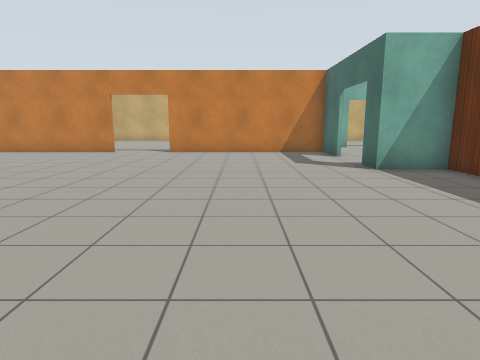
view 1 (above)

16 first-person views from a walk through a world built for the Gazebo simulator. The camera is 1.2 m above the floor, tilts 10° down and sees 75° across. The floor is counted in squares, 1 m on a side. Each view is taken from the middle of a square. On the plan, view 1 faces up. The plan holds only what a view shows up to about 13 squares ahead; the rest is blank. Simple patterns stand in for the simulator's built-in surfaces.

view 2
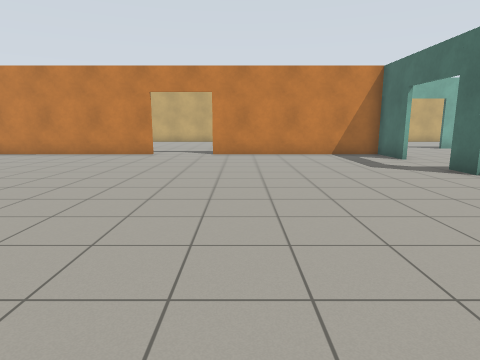

view 3
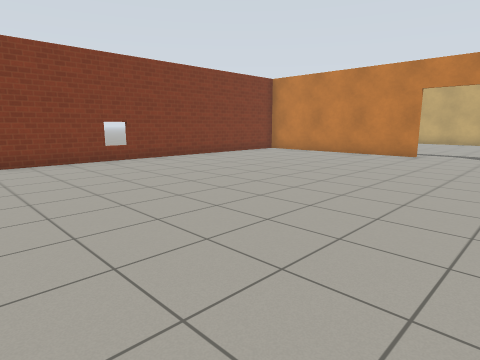

view 4
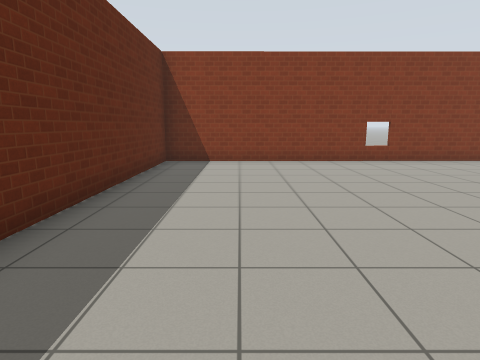

view 5
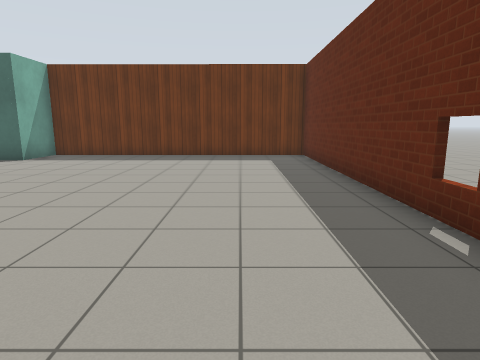

view 6
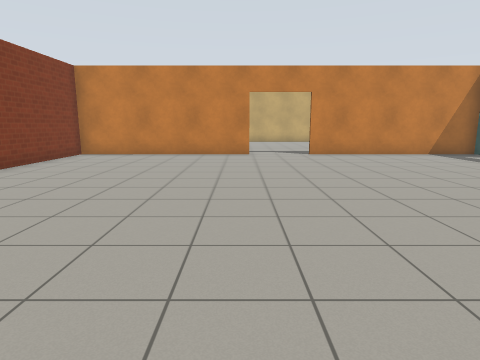

view 7
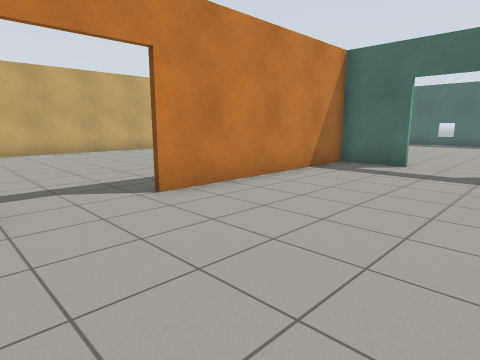

view 8
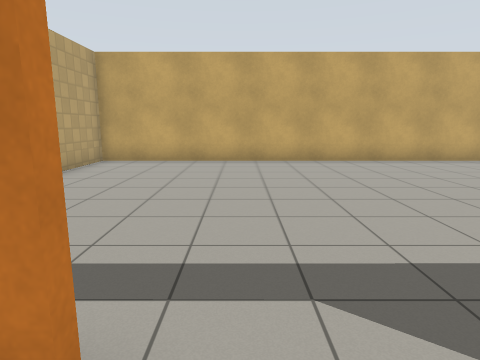

view 9
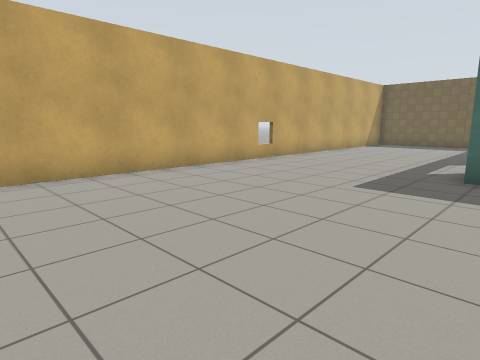

view 10
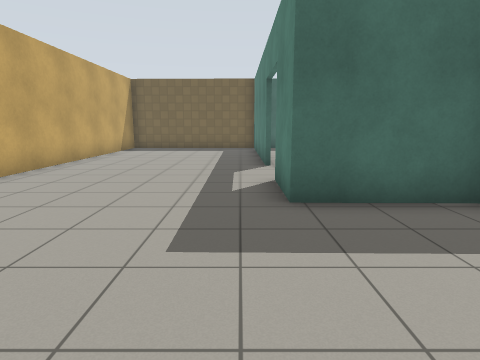

view 11
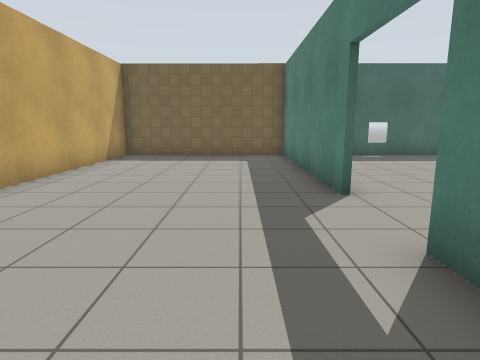

view 12
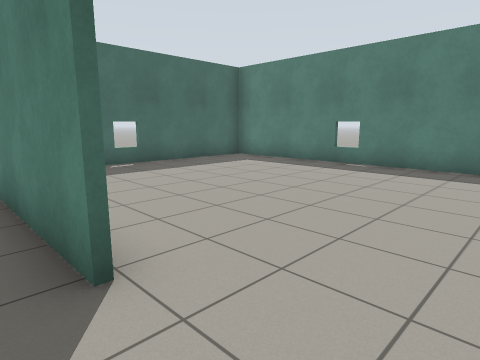

view 13
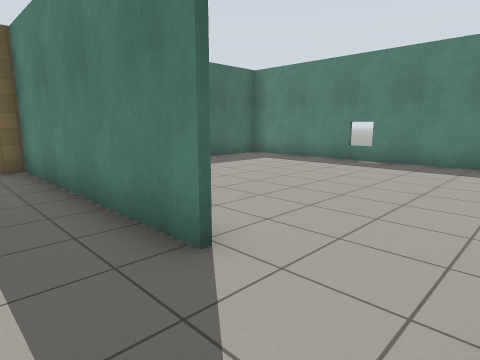

view 14
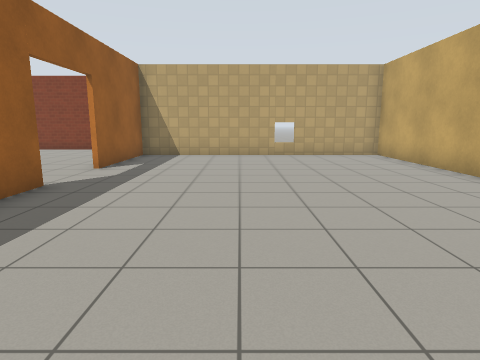

view 15
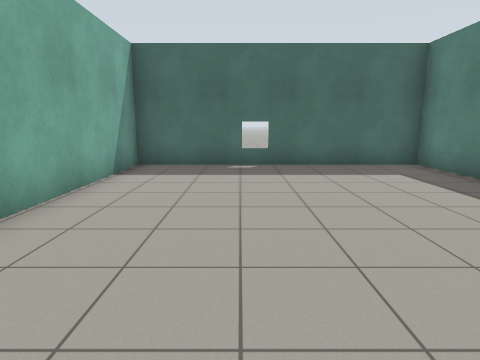

view 16
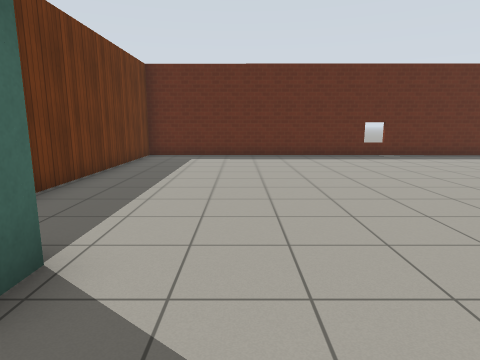

### Floor plan
Points are (right, up) in squares from view 1. A wall is a line through its corners. A room is listed if a view was taken in it or the views show most of it. See-through windows are left out.
Room 1 (views 1, 2, 3, 4, 5, 6, 7, 8, 16)
walls: (-5.6, 13.9) (-12.5, 13.9) (-12.5, -1.5) (5.6, -1.6) (5.7, 8.4) (3.6, 8.4) (3.6, 9.5); (3.7, 11.9) (3.7, 14) (-3.2, 13.9)
ways out: open door at (-4, 14) to room 2; open door at (4, 11) to room 3
Room 2 (views 9, 10, 11, 12, 13, 14)
walls: (3.7, 14.2) (3.8, 17.2) (5.9, 17.2); (8.3, 17.2) (15.5, 17.3) (15.5, 23.6) (-9.6, 23.6) (-9.6, 14.1) (-5.6, 14.1); (-3.2, 14.1) (-2, 14.1)
ways out: open door at (-4, 14) to room 1; open door at (7, 17) to room 3
Room 3 (view 15)
walls: (7.1, 8.6) (15.5, 8.6) (15.5, 17.1) (9.8, 17.1)
ways out: open door at (4, 11) to room 1; open door at (7, 17) to room 2

Where each view was taken, in squares from view 1:
view 1: 0 up, 0 right, facing up
view 2: 1 up, 2 left, facing up
view 3: 1 up, 2 left, facing up-left
view 4: 1 up, 2 left, facing left
view 5: 1 up, 7 left, facing right
view 6: 1 up, 6 left, facing up
view 7: 9 up, 6 left, facing up-right
view 8: 13 up, 5 left, facing up
view 9: 16 up, 4 left, facing up-right
view 10: 18 up, 1 left, facing right
view 11: 19 up, 3 right, facing right
view 12: 18 up, 6 right, facing down-right
view 13: 19 up, 6 right, facing down-right
view 14: 18 up, 3 right, facing left
view 15: 14 up, 6 right, facing right
view 16: 11 up, 2 right, facing down
